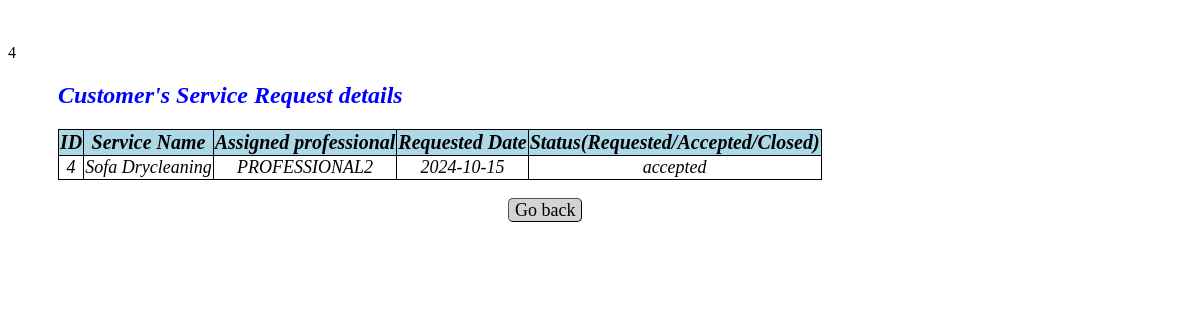
The page /viewcustomerservicerequests/4 on the database as committed earlier.
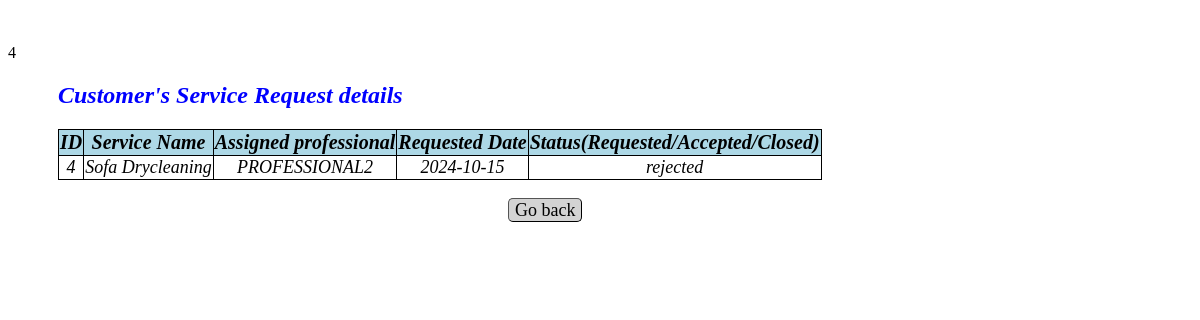
The same page on the database as committed later.
### app.py (models this page shows)
class Customer_Service_Request(db.Model):
    __tablename__="customer_service_request"
    id=db.Column(db.Integer,primary_key=True)
    service_id=db.Column(db.Integer,db.ForeignKey(Service_Info.id),nullable=False)
    customer_id=db.Column(db.Integer,db.ForeignKey(User_Info.id),nullable=False)
    professional_id=db.Column(db.Integer,db.ForeignKey(User_Info.id),nullable=False)
    date_of_request=db.Column(db.String,nullable=False)
    date_of_completion=db.Column(db.String,nullable=False)
    service_status=db.Column(db.String,nullable=False)
    remarks=db.Column(db.String)
    location=db.Column(db.String,nullable=False)
    ratings=db.Column(db.String,nullable=False)

class Service_Info(db.Model):
    __tablename__="service_info"
    id=db.Column(db.Integer,primary_key=True)
    servicename=db.Column(db.String,nullable=False)
    description=db.Column(db.String,nullable=False)
    baseprice=db.Column(db.Integer,nullable=False)
    time_required=db.Column(db.String,nullable=False)
    service_type=db.Column(db.String,nullable=False)
    city=db.Column(db.String,nullable=False)

class User_Info(db.Model):
    __tablename__="user_info"
    id=db.Column(db.Integer,primary_key=True)
    email=db.Column(db.String,nullable=False)
    full_name=db.Column(db.String,nullable=False)
    user_name=db.Column(db.String,unique=True,nullable=False)
    service_name=db.Column(db.String,nullable=False)
    experience=db.Column(db.Integer,nullable=False)
    pwd=db.Column(db.String,nullable=False)
    add=db.Column(db.String,nullable=True)
    pincode=db.Column(db.String,nullable=False)
    role=db.Column(db.Integer,nullable=False,default=1)
    status=db.Column(db.String,unique=True)
    location=db.Column(db.String,nullable=False)
    reviews=db.Column(db.String,nullable=False)
    phone_number=db.Column(db.Integer,nullable=False)

### app.py (the view)
@app.route("/viewcustomerservicerequests/<int:id>", methods=["GET"])
def customer_service_requests(id):
    service = Customer_Service_Request.query.filter_by(id=id).first()
    servname=Service_Info.query.all()
    user=User_Info.query.all()
    return render_template("view_customerservicerequests.html",servname=servname,service=service,customer_id=service.customer_id,professional_id=service.professional_id,user=user)

### templates/view_customerservicerequests.html (shortened to what this page needs)
<!DOCTYPE html>
<html lang="en">
<head>
</head>
<body>
    <br><br>
    {{service.id}}
    <h2>Customer's Service Request details</h2>
    <table id="service-table">
        <thead>
            <tr>
                <th>ID</th>
                <th>Service Name</th>
                <th>Assigned professional</th>
                <th>Requested Date</th>
                <th>Status(Requested/Accepted/Closed)</th>
            </tr>
        <tbody>
            {% for usr in user %}
            {% if usr.id==professional_id%}
            {% for srv in servname %}
            {% if srv.id == service.service_id %}
            <tr>
                <td>{{service["id"]}}</td>
                <td>{{srv["servicename"]}}</td>
                <td>{{usr["full_name"]}}</td>
                <td>{{service["date_of_request"]}}</td>
                <td>{{service["service_status"]}}</td>
            </tr>
            {% endif %}
            {% endfor %}
            {% endif %}
            {% endfor %}
        </tbody>
        </thead>
    </table>
    <a class="button" href="/admindashboard">Go back</a>
</body>
</html>

### templates/view_customerservicerequests.html (style rules this page uses)
table , td { text-align: center; font-style: italic; width:auto; margin-left: 50px; border-radius: 10px; border-color: blue; border: 1px solid black; border-collapse: collapse ; margin-bottom: 20px; }
th { background-color: lightblue; border: 1px solid black; font-size:20px; }
td { font-size:18px; }
h2 { font-style: italic; margin-left: 50px; color: blue; margin-bottom: 20px; }
a.button { padding: 1px 6px; border: 1px outset buttonborder; border-radius: 5px; color: black; background-color: lightgrey; text-decoration: none; font-size:18px }
a { margin-left: 500px; }

Rows that differ between the two databases and show on the page:
changed Customer_Service_Request id 4: service_status "accepted" → "rejected"
